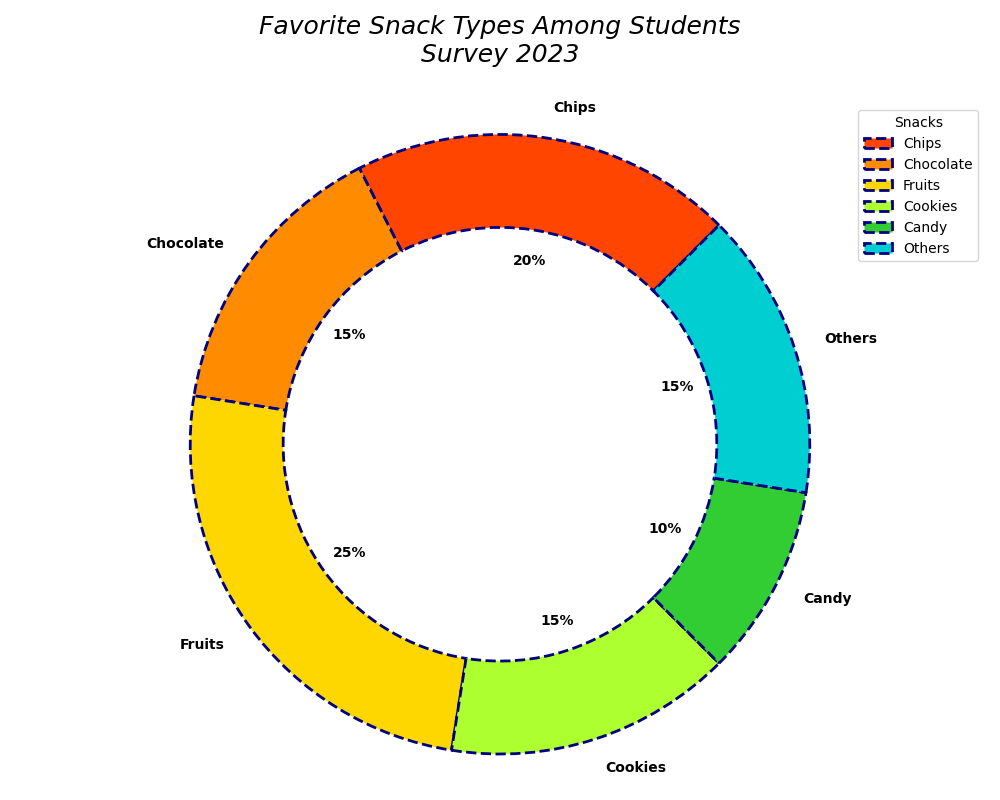

Write the Python code that produced this figure.
import matplotlib.pyplot as plt

snack_types = ['Chips', 'Chocolate', 'Fruits', 'Cookies', 'Candy', 'Others']
# Original preferences were [25, 20, 15, 15, 15, 10]
preferences = [20, 15, 25, 15, 10, 15]

colors = ['#FF4500', '#FF8C00', '#FFD700', '#ADFF2F', '#32CD32', '#00CED1']

fig, ax = plt.subplots(figsize=(10, 8))
wedges, texts, autotexts = ax.pie(
    preferences, 
    labels=snack_types, 
    autopct='%1.0f%%', 
    startangle=45,  
    colors=colors, 
    wedgeprops=dict(width=0.3, edgecolor='navy', linewidth=2, linestyle='--'),
    textprops=dict(color="black", fontsize=10, weight="semibold")
)

plt.title('Favorite Snack Types Among Students\nSurvey 2023', fontsize=18, fontstyle='italic', pad=30)
plt.legend(wedges, snack_types, title="Snacks", loc="upper right", fontsize=10)
plt.axis('equal')
plt.tight_layout()
plt.show()
